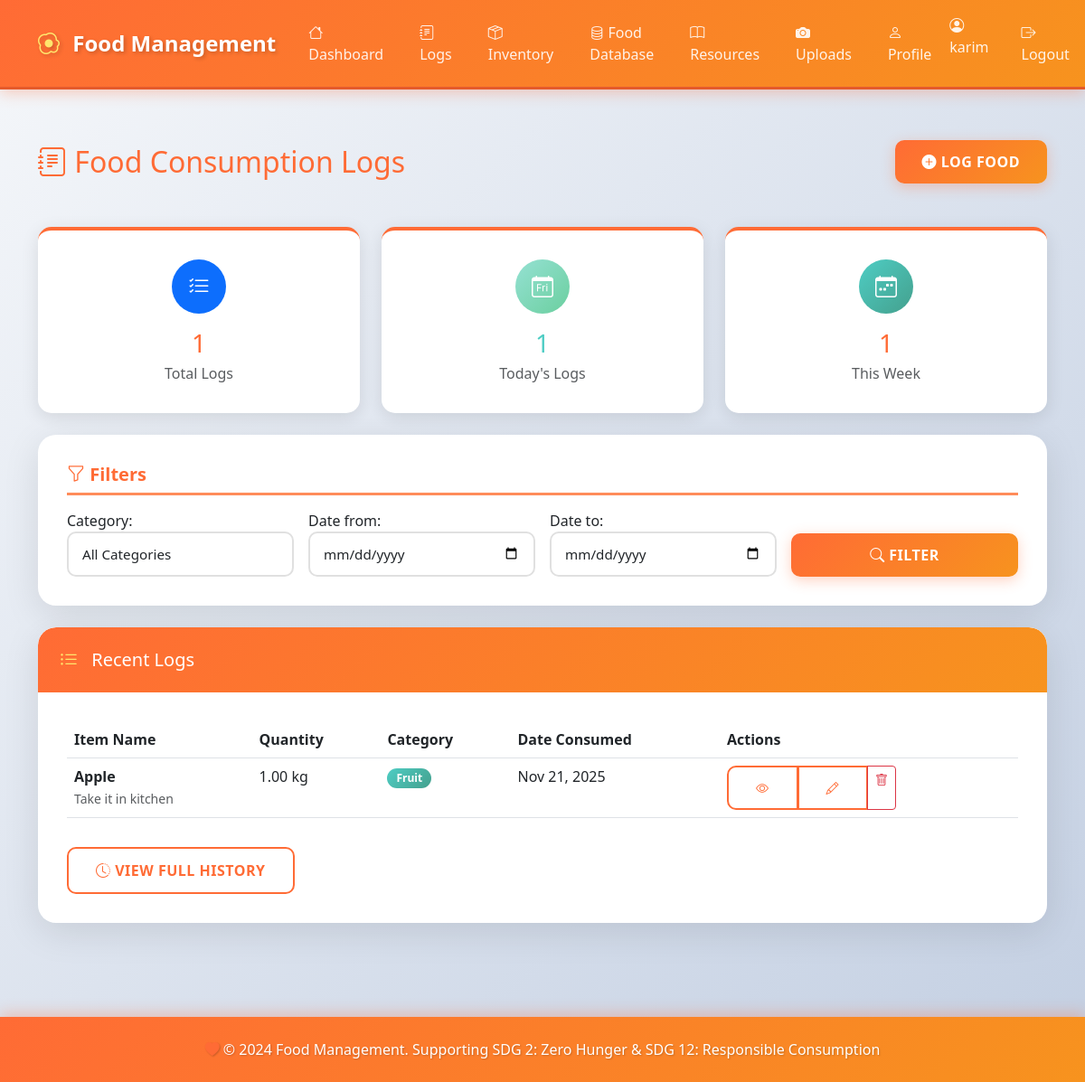
Page /logs/ (signed in) on the committed database.
### logs/models.py (models this page shows, shortened)
class FoodLog(models.Model):
    CATEGORY_CHOICES = [
        ('vegetable', 'Vegetable'),
        ('fruit', 'Fruit'),
        ('dairy', 'Dairy'),
        ('meat', 'Meat'),
        ('grain', 'Grain'),
        ('beverage', 'Beverage'),
        ('snack', 'Snack'),
        ('other', 'Other'),
    ]
    UNIT_CHOICES = [
        ('kg', 'Kilogram (kg)'),
        ('g', 'Gram (g)'),
        ('lb', 'Pound (lb)'),
        ('oz', 'Ounce (oz)'),
        ('l', 'Liter (l)'),
        ('ml', 'Milliliter (ml)'),
        ('cup', 'Cup'),
        ('piece', 'Piece'),
        ('serving', 'Serving'),
    ]
    user = models.ForeignKey(User, on_delete=models.CASCADE, related_name='food_logs')
    item_name = models.CharField(max_length=255, help_text="Name of the food item")
    quantity = models.DecimalField(
        max_digits=10,
        decimal_places=2,
        validators=[MinValueValidator(0)],
        help_text="Quantity consumed"
    )
    unit = models.CharField(max_length=20, choices=UNIT_CHOICES, default='piece')
    category = models.CharField(max_length=50, choices=CATEGORY_CHOICES, default='other')
    date_consumed = models.DateField(help_text="Date when the food was consumed")
    notes = models.TextField(blank=True, null=True, help_text="Additional notes about the consumption")
    created_at = models.DateTimeField(auto_now_add=True)
    updated_at = models.DateTimeField(auto_now=True)
    class Meta:
        verbose_name = "Food Log"
        verbose_name_plural = "Food Logs"
        ordering = ['-date_consumed', '-created_at']
        indexes = [
            models.Index(fields=['user', '-date_consumed']),
            models.Index(fields=['category']),
        ]

### logs/views.py (the view)
# urls.py: path('', views.log_list, name='list'),
@login_required
def log_list(request):
    logs = FoodLog.objects.filter(user=request.user)
    filter_form = FoodLogFilterForm(request.GET)
    if filter_form.is_valid():
        category = filter_form.cleaned_data.get('category')
        date_from = filter_form.cleaned_data.get('date_from')
        date_to = filter_form.cleaned_data.get('date_to')
        if category:
            logs = logs.filter(category=category)
        if date_from:
            logs = logs.filter(date_consumed__gte=date_from)
        if date_to:
            logs = logs.filter(date_consumed__lte=date_to)
    total_logs = logs.count()
    today_logs = logs.filter(date_consumed=timezone.now().date()).count()
    week_logs = logs.filter(
        date_consumed__gte=timezone.now().date() - timedelta(days=7)
    ).count()
    category_stats = logs.values('category').annotate(
        count=Count('id')
    ).order_by('-count')
    context = {
        'logs': logs[:50],  # Limit to 50 most recent
        'filter_form': filter_form,
        'total_logs': total_logs,
        'today_logs': today_logs,
        'week_logs': week_logs,
        'category_stats': category_stats,
    }
    return render(request, 'logs/list.html', context)

### logs/forms.py
class FoodLogFilterForm(forms.Form):
    category = forms.ChoiceField(
        choices=[('', 'All Categories')] + FoodLog.CATEGORY_CHOICES,
        required=False,
        widget=forms.Select(attrs={
            'class': 'form-control',
            'onchange': 'this.form.submit()'
        })
    )
    date_from = forms.DateField(
        required=False,
        widget=forms.DateInput(attrs={
            'class': 'form-control',
            'type': 'date'
        })
    )
    date_to = forms.DateField(
        required=False,
        widget=forms.DateInput(attrs={
            'class': 'form-control',
            'type': 'date'
        })
    )

### templates/logs/list.html (shortened to what this page needs)
{% extends 'base.html' %}
{% block content %}
<div class="row mb-4">
    <div class="col-12">
        <div class="d-flex justify-content-between align-items-center mb-4">
            <h2 class="text-primary-custom mb-0">
                <i class="bi bi-journal-text"></i> Food Consumption Logs
            </h2>
            <a href="{% url 'logs:create' %}" class="btn btn-primary">
                <i class="bi bi-plus-circle-fill"></i> Log Food
            </a>
        </div>
    </div>
</div>
<div class="row g-4 mb-4">
    <div class="col-md-4">
        <div class="dashboard-card text-center">
            <div class="rounded-circle bg-primary text-white d-flex align-items-center justify-content-center mx-auto mb-3" style="width: 60px; height: 60px; font-size: 1.5rem;">
                <i class="bi bi-list-check"></i>
            </div>
            <h3 class="mb-1" style="color: var(--primary-color);">{{ total_logs }}</h3>
            <p class="text-muted mb-0">Total Logs</p>
        </div>
    </div>
    <div class="col-md-4">
        <div class="dashboard-card text-center">
            <div class="rounded-circle text-white d-flex align-items-center justify-content-center mx-auto mb-3" style="width: 60px; height: 60px; font-size: 1.5rem; background: var(--gradient-success);">
                <i class="bi bi-calendar-day"></i>
            </div>
            <h3 class="mb-1" style="color: var(--secondary-color);">{{ today_logs }}</h3>
            <p class="text-muted mb-0">Today's Logs</p>
        </div>
    </div>
    <div class="col-md-4">
        <div class="dashboard-card text-center">
            <div class="rounded-circle text-white d-flex align-items-center justify-content-center mx-auto mb-3" style="width: 60px; height: 60px; font-size: 1.5rem; background: var(--gradient-secondary);">
                <i class="bi bi-calendar-week"></i>
            </div>
            <h3 class="mb-1" style="color: var(--primary-color);">{{ week_logs }}</h3>
            <p class="text-muted mb-0">This Week</p>
        </div>
    </div>
</div>
<div class="card mb-4">
    <div class="card-body">
        <h5 class="card-title mb-3">
            <i class="bi bi-funnel"></i> Filters
        </h5>
        <form method="get" class="row g-3">
            <div class="col-md-3">
                {{ filter_form.category.label_tag }}
                {{ filter_form.category }}
            </div>
            <div class="col-md-3">
                {{ filter_form.date_from.label_tag }}
                {{ filter_form.date_from }}
            </div>
            <div class="col-md-3">
                {{ filter_form.date_to.label_tag }}
                {{ filter_form.date_to }}
            </div>
            <div class="col-md-3 d-flex align-items-end">
                <button type="submit" class="btn btn-primary w-100">
                    <i class="bi bi-search"></i> Filter
                </button>
            </div>
        </form>
    </div>
</div>
<div class="card">
    <div class="card-header text-white">
        <h5 class="mb-0">
            <i class="bi bi-list-ul"></i> Recent Logs
        </h5>
    </div>
    <div class="card-body">
        {% if logs %}
            <div class="table-responsive">
                <table class="table table-hover">
                    <thead>
                        <tr>
                            <th>Item Name</th>
                            <th>Quantity</th>
                            <th>Category</th>
                            <th>Date Consumed</th>
                            <th>Actions</th>
                        </tr>
                    </thead>
                    <tbody>
                        {% for log in logs %}
                        <tr>
                            <td>
                                <strong>{{ log.item_name }}</strong>
                                {% if log.notes %}
                                    <br><small class="text-muted">{{ log.notes|truncatewords:10 }}</small>
                                {% endif %}
                            </td>
                            <td>{{ log.quantity }} {{ log.unit }}</td>
                            <td>
                                <span class="badge" style="background: var(--gradient-secondary);">
                                    {{ log.get_category_display }}
                                </span>
                            </td>
                            <td>{{ log.date_consumed|date:"M d, Y" }}</td>
                            <td>
                                <div class="btn-group btn-group-sm">
                                    <a href="{% url 'logs:detail' log.pk %}" class="btn btn-outline-primary" title="View">
                                        <i class="bi bi-eye"></i>
                                    </a>
                                    <a href="{% url 'logs:edit' log.pk %}" class="btn btn-outline-primary" title="Edit">
                                        <i class="bi bi-pencil"></i>
                                    </a>
                                    <a href="{% url 'logs:delete' log.pk %}" class="btn btn-outline-danger" title="Delete">
                                        <i class="bi bi-trash"></i>
                                    </a>
                                </div>
                            </td>
                        </tr>
                        {% endfor %}
                    </tbody>
                </table>
            </div>
            <div class="mt-3">
                <a href="{% url 'logs:history' %}" class="btn btn-outline-primary">
                    <i class="bi bi-clock-history"></i> View Full History
                </a>
            </div>
        {% endif %}
    </div>
</div>
{% endblock %}

### templates/base.html (shortened to what this page needs)
<!DOCTYPE html>
<html lang="en">
<head>
    {% load static %}
    <link href="https://cdn.jsdelivr.net/npm/bootstrap@5.3.0/dist/css/bootstrap.min.css" rel="stylesheet">
    <link rel="stylesheet" href="https://cdn.jsdelivr.net/npm/bootstrap-icons@1.11.0/font/bootstrap-icons.css">
    <link rel="stylesheet" href="{% static 'css/style.css' %}">
</head>
<body>
    {% if user.is_authenticated %}
    <nav class="navbar navbar-expand-lg navbar-dark">
        <div class="container">
            <a class="navbar-brand" href="{% url 'dashboard_placeholder' %}">
                <i class="bi bi-egg-fried"></i> Food Management
            </a>
            <div class="collapse navbar-collapse" id="navbarNav">
                <ul class="navbar-nav me-auto">
                    <li class="nav-item">
                        <a class="nav-link" href="{% url 'dashboard_placeholder' %}">
                            <i class="bi bi-house"></i> Dashboard
                        </a>
                    </li>
                    <li class="nav-item">
                        <a class="nav-link" href="{% url 'logs:list' %}">
                            <i class="bi bi-journal-text"></i> Logs
                        </a>
                    </li>
                    <li class="nav-item">
                        <a class="nav-link" href="{% url 'inventory:list' %}">
                            <i class="bi bi-box-seam"></i> Inventory
                        </a>
                    </li>
                    <li class="nav-item">
                        <a class="nav-link" href="{% url 'inventory:food_items_list' %}">
                            <i class="bi bi-database"></i> Food Database
                        </a>
                    </li>
                    <li class="nav-item">
                        <a class="nav-link" href="{% url 'resources:list' %}">
                            <i class="bi bi-book"></i> Resources
                        </a>
                    </li>
                    <li class="nav-item">
                        <a class="nav-link" href="{% url 'uploads:list' %}">
                            <i class="bi bi-camera-fill"></i> Uploads
                        </a>
                    </li>
                    <li class="nav-item">
                        <a class="nav-link" href="{% url 'accounts:profile' %}">
                            <i class="bi bi-person"></i> Profile
                        </a>
                    </li>
                </ul>
                <ul class="navbar-nav">
                    <li class="nav-item">
                        <span class="navbar-text me-3">
                            <i class="bi bi-person-circle"></i> {{ user.username }}
                        </span>
                    </li>
                    <li class="nav-item">
                        <a class="nav-link" href="{% url 'accounts:logout' %}">
                            <i class="bi bi-box-arrow-right"></i> Logout
                        </a>
                    </li>
                </ul>
            </div>
        </div>
    </nav>
    {% endif %}
    <main class="container my-4">
        {% block content %}{% endblock %}
    </main>
    <footer class="text-center py-4 mt-5">
        <div class="container">
            <p class="mb-0">
                <i class="bi bi-heart-fill" style="color: #ff6b35;"></i>
                &copy; 2024 Food Management. Supporting SDG 2: Zero Hunger & SDG 12: Responsible Consumption
            </p>
        </div>
    </footer>
</body>
</html>

### static/css/style.css (style rules this page uses)
:root { --primary-color: #ff6b35; --primary-dark: #e55a2b; --primary-light: #ff8c5a; --secondary-color: #4ecdc4; --accent-color: #ffe66d; --success-color: #95e1d3; --dark-color: #2c3e50; --light-bg: #f8f9fa; --gradient-primary: linear-gradient(135deg, #ff6b35 0%, #f7931e 100%); --gradient-secondary: linear-gradient(135deg, #4ecdc4 0%, #44a08d 100%); --gradient-success: linear-gradient(135deg, #95e1d3 0%, #6bcf9f 100%); }
* { margin: 0; padding: 0; box-sizing: border-box; }
body { min-height: 100vh; display: flex; flex-direction: column; font-family: 'Segoe UI', Tahoma, Geneva, Verdana, sans-serif; background: linear-gradient(135deg, #f5f7fa 0%, #c3cfe2 100%); background-attachment: fixed; }
.navbar { background: var(--gradient-primary) !important; box-shadow: 0 4px 15px rgba(255, 107, 53, 0.3); padding: 1rem 0; border-bottom: 3px solid var(--primary-dark); }
.navbar-brand { font-weight: 700; font-size: 1.5rem; color: white !important; text-shadow: 2px 2px 4px rgba(0, 0, 0, 0.2); transition: transform 0.3s ease; }
.navbar-brand i { color: var(--accent-color); margin-right: 8px; }
.nav-link { color: rgba(255, 255, 255, 0.9) !important; font-weight: 500; margin: 0 5px; padding: 8px 15px !important; border-radius: 8px; transition: all 0.3s ease; }
.navbar-text { color: rgba(255, 255, 255, 0.9) !important; font-weight: 500; }
main { flex: 1; padding: 2rem 0; }
.card { border: none; border-radius: 20px; box-shadow: 0 10px 40px rgba(0, 0, 0, 0.1); overflow: hidden; transition: transform 0.3s ease, box-shadow 0.3s ease; background: white; }
.card-header { background: var(--gradient-primary) !important; border: none; padding: 1.5rem; border-radius: 20px 20px 0 0 !important; }
.card-header i { color: var(--accent-color); margin-right: 10px; }
.card-body { padding: 2rem; }
.form-control { border: 2px solid #e0e0e0; border-radius: 10px; padding: 12px 15px; transition: all 0.3s ease; font-size: 0.95rem; }
.btn-primary { background: var(--gradient-primary); border: none; border-radius: 10px; padding: 12px 30px; font-weight: 600; text-transform: uppercase; letter-spacing: 0.5px; transition: all 0.3s ease; box-shadow: 0 4px 15px rgba(255, 107, 53, 0.3); }
.btn-outline-primary { border: 2px solid var(--primary-color); color: var(--primary-color); border-radius: 10px; padding: 12px 30px; font-weight: 600; text-transform: uppercase; letter-spacing: 0.5px; transition: all 0.3s ease; background: transparent; }
.badge { padding: 5px 10px; border-radius: 20px; font-weight: 600; font-size: 0.75rem; }
a { color: var(--primary-color); text-decoration: none; font-weight: 500; transition: color 0.3s ease; }
.card-body h5 { color: var(--primary-color); font-weight: 700; margin-bottom: 1.5rem; padding-bottom: 0.5rem; border-bottom: 3px solid var(--primary-light); }
.dashboard-card { background: white; border-radius: 15px; padding: 2rem; box-shadow: 0 5px 20px rgba(0, 0, 0, 0.1); transition: all 0.3s ease; border-top: 4px solid var(--primary-color); }
footer { background: var(--gradient-primary) !important; color: white; padding: 2rem 0; margin-top: 3rem; box-shadow: 0 -4px 15px rgba(255, 107, 53, 0.3); }
footer p { margin: 0; font-weight: 500; text-shadow: 1px 1px 2px rgba(0, 0, 0, 0.2); }
.card { animation: fadeIn 0.5s ease-out; }
.text-primary-custom { color: var(--primary-color) !important; }

### rows in the picture
FoodLog: item_name "Apple", notes "Take it in kitchen", quantity "1.00", unit "kg", category "Fruit", date_consumed "Nov 21, 2025"

### other values in the picture
{{ user.username }} "karim"
{{ total_logs }} "1"
{{ today_logs }} "1"
{{ week_logs }} "1"
{{ filter_form.category.label_tag }} "Category:"
{{ filter_form.date_from.label_tag }} "Date from:"
{{ filter_form.date_to.label_tag }} "Date to:"
